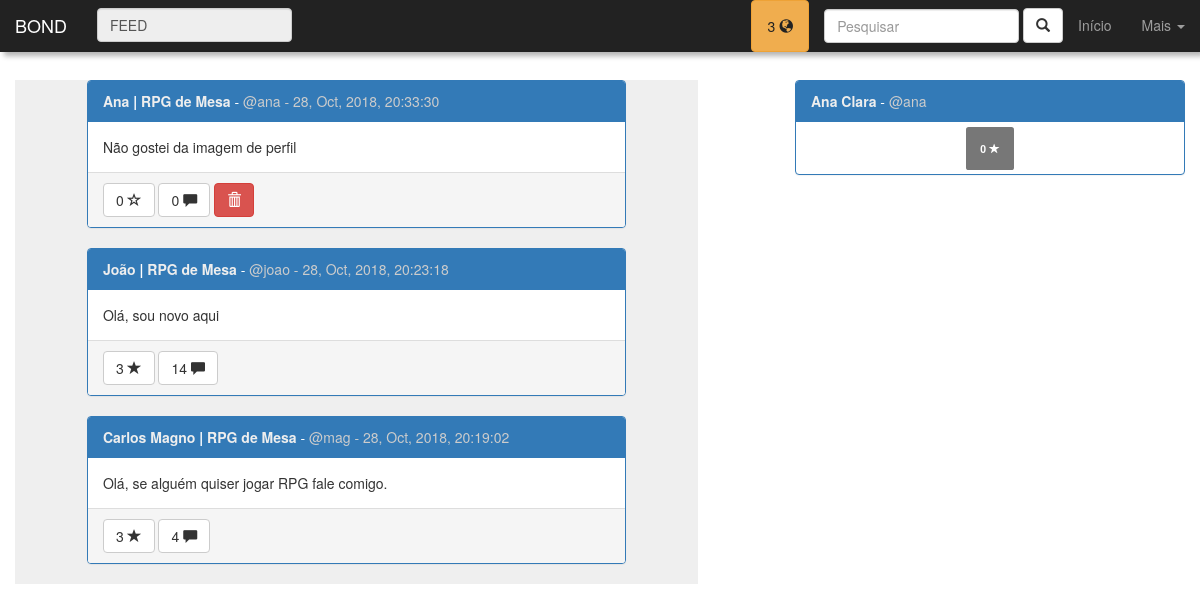
Page /home.php (signed in) on the committed database.
### tables this page shows
CREATE TABLE IF NOT EXISTS `posts` (
  `id_post` int(11) NOT NULL AUTO_INCREMENT,
  `user` int(11) NOT NULL,
  `community` int(11) NOT NULL,
  `post_text` text NOT NULL,
  `post_pic` varchar(200) DEFAULT NULL,
  `r_date` datetime DEFAULT CURRENT_TIMESTAMP,
  `likes` int(11) DEFAULT '0',
  PRIMARY KEY (`id_post`)
);

CREATE TABLE IF NOT EXISTS `users` (
  `id_user` int(11) NOT NULL AUTO_INCREMENT,
  `username` varchar(20) NOT NULL,
  `first_name` varchar(60) NOT NULL,
  `last_name` varchar(80) NOT NULL,
  `birthday` date NOT NULL,
  `profile_pic` varchar(200) DEFAULT 'assets/img/default-user-icon.png',
  `passwd` varchar(32) NOT NULL,
  `r_date` datetime NOT NULL DEFAULT CURRENT_TIMESTAMP,
  `gender` enum('M','F','O') DEFAULT NULL,
  `followers` int(11) DEFAULT '0',
  `following` int(11) DEFAULT '0',
  `stars` int(11) DEFAULT '0',
  PRIMARY KEY (`id_user`)
);

CREATE TABLE IF NOT EXISTS `communities` (
  `id_community` int(11) NOT NULL AUTO_INCREMENT,
  `community_name` varchar(100) NOT NULL,
  `r_date` datetime DEFAULT CURRENT_TIMESTAMP,
  `profile_pic` varchar(200) DEFAULT 'assets/img/default-community-icon.png',
  `community_description` varchar(500) DEFAULT NULL,
  `members` int(11) DEFAULT '0',
  PRIMARY KEY (`id_community`)
);

### home.php (the view, shortened to what this page needs)
<?php
include "inc/functions/connection.php";
$id_user = $_SESSION["id_user"];
$conn = connect();
$sql = "SELECT COUNT(*) as qnt FROM notifications WHERE user = $id_user";
if($q = mysqli_query($conn, $sql)){
  $notifications = mysqli_fetch_assoc($q)["qnt"];
}else{
  $notifications = 0;
}
?>
<!DOCTYPE html>
<html lang="PT-BR">
  <head>
    <link href="css/bootstrap.min.css" rel="stylesheet">
    <link rel="stylesheet" href="css/pattern.css">
  </head>
<body>
<nav class="navbar navbar-inverse navbar-fixed-top" id="navbar-menu">
  <div class="container-fluid">
    <div class="navbar-header">
      <a class="navbar-brand" href="#">BOND</a>
    </div>
    <div class="collapse navbar-collapse" id="bs-example-navbar-collapse-1">
      <form class="navbar-form navbar-left">
        <div class="form-group">
          <input type="text" class="form-control" placeholder="Pesquisar" value="FEED" disabled>
        </div>
      </form>
      <ul class="nav navbar-nav navbar-right">
      <li>
        <?php
        if($notifications>0){
          echo '<a href="notifications.php" class="btn btn-warning" id="dark-text-nav">'.$notifications
          .' <span class="glyphicon glyphicon-globe"></span></a>';
        }else{
          echo '<a href="notifications.php" class="btn btn-default"><span class="glyphicon glyphicon-globe"></span></a>';
        }
        ?></li><li>
    <form class="navbar-form navbar-right" onsubmit="return false">
      <div class="form-group">
        <input type="text" id="nav-search-input" class="form-control" placeholder="Pesquisar" value="<?php if(isset($_GET["q"])){echo $_GET["q"];} ?>">
      </div>
      <a id="nav-search-submit" class="btn btn-default"><label class="glyphicon glyphicon-search"></label></a>
    </form>
      </li>
        <li><a href="home.php">Início</a></li>
        <li class="dropdown">
          <a href="#" class="dropdown-toggle" data-toggle="dropdown"
          role="button" aria-haspopup="true" aria-expanded="false">Mais <span class="caret"></span></a>
        </li>
      </ul>
    </div>
  </div>
</nav>
<div class="container" id="main-container">
<div class="row">
<div class="col-xs-12 col-lg-7">
<div class="row panel-gray">
    <div class="col-lg-10 col-lg-offset-1">
        <?php
         $conn = connect();
         $sql = "SELECT * FROM is_part_of WHERE user = $id_user";
         if($query = mysqli_query($conn, $sql)){
           $array = array();
           while($row = mysqli_fetch_assoc($query)){
             $array[] = $row;
            }
          $array2 = array();
          foreach($array as $communities){
            $id_community = $communities["community"];
            $sql = "SELECT *, date_format(posts.r_date, '%d, %b, %Y, %T') as data_f FROM posts
            JOIN users ON posts.user = users.id_user JOIN communities ON posts.community = communities.id_community
            WHERE community = '$id_community' ORDER BY posts.r_date DESC,  posts.likes DESC";
            if($query2 = mysqli_query($conn, $sql)){
              while($post = mysqli_fetch_assoc($query2)){
                $array2[] = $post;
              }
            }
          }
          usort($array2, "organizer");
          foreach($array2 as $post){
            $text = $post["post_text"];
            $likes = $post["likes"];
            $id_post = $post["id_post"];
            $id_community = $post["id_community"];
            $sql = "SELECT count(*) as comments FROM comments WHERE post = $id_post";
            if($q = mysqli_query($conn, $sql)){
                $comments_qnt = mysqli_fetch_assoc($q)["comments"];
            }else{
                $comments_qnt = '';
            }
            if($post["user"] == $id_user){
              $link = "profile.php";
            }else{
              $link = "see_profile.php?p=".$post["user"];
            }
            echo "<div class='panel panel-primary'>
            <div class='panel-heading'><a href='$link' class='gray-text-link'><strong>".$post["first_name"]."</a> |
            <a href='see_community.php?c=$id_community' class='gray-text-link'>".$post["community_name"]
            ."</a></strong> - <span class='gray-text'>@".$post["username"]." - ";
            echo $post["data_f"]."</span></div>
            <div class='panel-body'>
             $text
            </div>
            <div class='panel-footer'> ";
            $sql = "SELECT * FROM likes WHERE post = $id_post AND user = $id_user";
            if(isset(mysqli_fetch_assoc(mysqli_query($conn, $sql))["post"])){
             echo "<a href='like_post.php?p=$id_post&m=unlike&l=home.php'
             title='Gostei' class='btn btn-default' id='like-btn'>$likes <span class='glyphicon glyphicon-star'>
             </span></a>";
            }else{
              echo "<a href='like_post.php?p=$id_post&m=like&l=home.php'
               title='Não gostei' class='btn btn-default' id='like-btn'>$likes <span class='glyphicon glyphicon-star-empty'>
               </span></a>";
            }
            echo " <a href='see_post.php?p=$id_post'
             title='Comentar' class='btn btn-default' id='like-btn'>".$comments_qnt." <span class='glyphicon glyphicon-comment'>
             </span></a>";
            if($post["id_user"] == $id_user){
             echo " <a href='del_post.php?p=$id_post&l=home.php'
             title='Apagar' class='btn btn-danger' id='like-btn'><span class='glyphicon glyphicon-trash'>
             </span></a>";
            }
            echo "</div>
          </div>";
          }
          }
        ?>
    </div>
</div>
</div>
<div class="col-xs-12 col-lg-4 col-lg-offset-1">
  <div class="row">
  <div class="panel panel-primary">
    <div class="panel-heading">
      <strong><a href='profile.php' class='gray-text-link'><?php
      $conn = connect();
      $sql = "SELECT * FROM users WHERE id_user = $id_user";
      if($query = mysqli_query($conn, $sql)){
        $user = mysqli_fetch_assoc($query);
        echo $user["first_name"].' '.$user["last_name"];
      }
      mysqli_close($conn);?>
      </a></strong>
      <?php
      echo ' - <span class="gray-text"> @'.$user["username"].'</span>';
      ?>
    </div>
    <div class="panel-body">
      <center>
        <label title='Stars' class='label label-default' style="padding:14px">
          <?php echo $user["stars"] ?>
        <label class='glyphicon glyphicon-star'></label></label>
      </center>
    </div>
  </div>
  </div>
</div>
</div>
</div>
</body>
</html>

### css/pattern.css (style rules this page uses)
.panel-gray { background: rgba(100, 100, 100, 0.1); }
.gray-text { color: #ccc; }
.gray-text-link { color: #eee; }
#navbar-menu { border-bottom: none; box-shadow: 4px 4px 5px rgba(10,10,10,0.3); color: #bbb; }
#main-container { padding-top: 80px; }
#dark-text-nav { color: #222; }

### rows in the picture
posts: users.first_name "Ana", communities.community_name "RPG de Mesa", users.username "ana", data_f "28, Oct, 2018, 20:33:30", post_text "Não gostei da imagem de perfil", likes "0", comments_qnt "0"
posts: users.first_name "João", communities.community_name "RPG de Mesa", users.username "joao", data_f "28, Oct, 2018, 20:23:18", post_text "Olá, sou novo aqui", likes "3", comments_qnt "14"
posts: users.first_name "Carlos Magno", communities.community_name "RPG de Mesa", users.username "mag", data_f "28, Oct, 2018, 20:19:02", post_text "Olá, se alguém quiser jogar RPG fale comigo.", likes "3", comments_qnt "4"
users: first_name "Ana", last_name "Clara", username "ana", stars "0"

### other values in the picture
$notifications "3"
